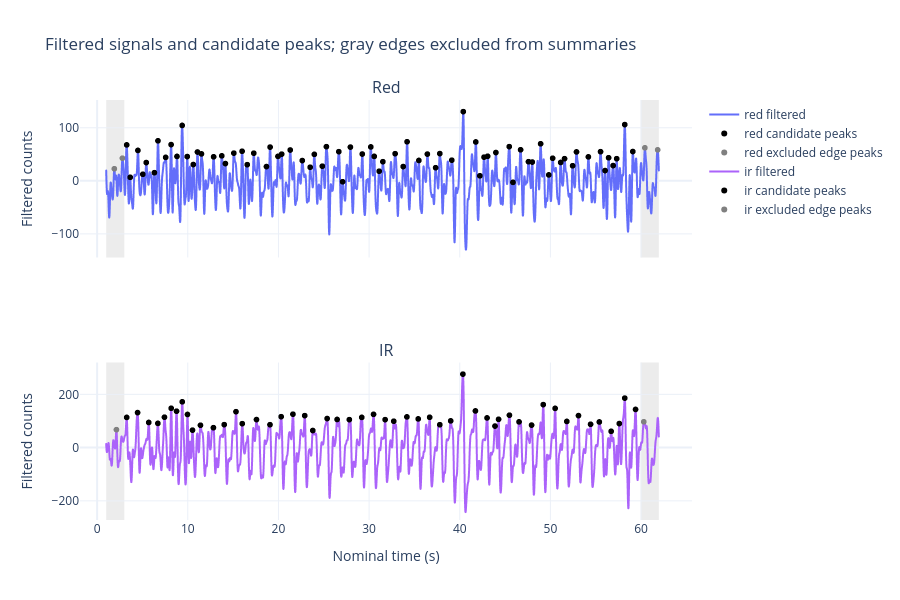

The code cell stored with this chart in its notebook:
### Markdown cell above
## Exploratory processing

Adjust the parameters below, then rerun this and subsequent code cells. The third-order bandpass uses offline zero-phase filtering; it is not a causal device algorithm. Startup is excluded from processing. Shaded filter edges remain plotted but are excluded from summaries.

Peak distance, prominence and polarity are heuristic. They can miss beats or count extra peaks. Red/IR or spectral/peak disagreements must remain visible; no automatic contact classifier, SpO2, rhythm diagnosis or validated HRV is provided.

### Code cell
SETTINGS = dict(startup_s=1.0, low_hz=0.4, high_hz=4.0, edge_s=2.0,
                min_distance_s=0.35, prominence_sigma=1.0, window_s=10.0, invert=False)
analysis = analyze_capture(capture, **SETTINGS)
display(pd.DataFrame(SETTINGS.items(), columns=['parameter', 'value']))
display(analysis['summary'].round(3))

processed = analysis['signals']
beats = analysis['beats']
fig = make_subplots(rows=2, cols=1, shared_xaxes=True, subplot_titles=['Red', 'IR'])
for row, channel in enumerate(('red', 'ir'), start=1):
    fig.add_trace(go.Scattergl(x=processed.time_s, y=processed[f'{channel}_filtered'],
                              name=f'{channel} filtered', mode='lines'), row=row, col=1)
    for eligible, label, color in ((True, 'candidate peaks', 'black'), (False, 'excluded edge peaks', 'gray')):
        selected = beats.loc[(beats.channel == channel) & (beats.eligible == eligible)]
        fig.add_trace(go.Scattergl(x=selected.time_s, y=selected.value, mode='markers',
                                  name=f'{channel} {label}', marker=dict(color=color, size=6)), row=row, col=1)
    fig.update_yaxes(title_text='Filtered counts', row=row, col=1)
eligible_times = processed.loc[processed.eligible, 'time_s']
for start, end in ((processed.time_s.iloc[0], eligible_times.iloc[0]),
                   (eligible_times.iloc[-1], processed.time_s.iloc[-1])):
    fig.add_vrect(x0=start, x1=end, fillcolor='gray', opacity=0.15, line_width=0, layer='below')
fig.update_xaxes(title_text='Nominal time (s)', row=2, col=1)
fig.update_layout(height=600, title='Filtered signals and candidate peaks; gray edges excluded from summaries')
fig.show()

### Figure 1 — Plotly figure (JSON) as saved in the notebook; plotly's stock layout.template omitted (floating-point values rounded to 4 significant figures; data arrays with more than 128 entries replaced by an {"elided": "..."} marker saying what was removed)
{"data": [{"mode": "lines", "name": "red filtered", "type": "scattergl", "x": {"elided": "6097 float values"}, "xaxis": "x", "y": {"elided": "6097 float values"}, "yaxis": "y"}, {"marker": {"color": "black", "size": 6}, "mode": "markers", "name": "red candidate peaks", "type": "scattergl", "x": [3.26, 3.65, 4.5, 5.04, 5.42, 6.32, 6.71, 7.56, 8.16, 8.81, 9.38, 9.94, 10.61, 11.07, 11.51, 12.85, 13.75, 14.15, 15.08, 15.99, 16.56, 17.28, 18.68, 19.08, 19.95, 20.36, 21.3, 22.63, 23.5, 23.96, 24.84, 25.29, 26.66, 27.08, 27.94, 29.25, 30.19, 30.57, 31.11, 31.52, 32.87, 33.76, 34.19, 35.49, 36.43, 37.34, 37.8, 39.12, 40.39, 41.77, 42.22, 42.68, 43.08, 43.99, 45.46, 45.87, 46.71, 47.58, 48.0, 48.92, 49.82, 50.25, 51.13, 51.56, 52.45, 52.88, 54.19, 55.53, 56.03, 56.42, 56.92, 57.31, 58.2, 59.09], "xaxis": "x", "y": [67.69, 6.583, 57.25, 12.31, 34.4, 15.36, 75.38, 44.21, 68.25, 45.96, 104.4, 45.72, 30.69, 54.34, 50.74, 45.22, 47.08, 32.49, 52.22, 55.71, 30.49, 52.1, 26.88, 63.58, 46.06, 50.31, 58.1, 38.16, 25.57, 49.9, 27.58, 64.41, 54.95, -1.766, 63.6, 50.52, 63.84, 46.06, 18.11, 36.07, 51.13, 26.87, 73.62, 38.36, 50.36, 24.68, 51.32, 38.91, 130.4, 73.23, 9.427, 44.66, 46.29, 53.34, 64.46, -2.909, 58.52, 36.07, 35.35, 69.82, 11.16, 42.52, 34.58, 41.74, 28.38, 54.45, 45.13, 54.95, 19.3, 43.49, 28.73, 41.7, 106.0, 55.23], "yaxis": "y"}, {"marker": {"color": "gray", "size": 6}, "mode": "markers", "name": "red excluded edge peaks", "type": "scattergl", "x": [1.9, 2.79, 60.42, 61.83], "xaxis": "x", "y": [22.74, 42.64, 62.21, 58.39], "yaxis": "y"}, {"mode": "lines", "name": "ir filtered", "type": "scattergl", "x": {"elided": "6097 float values"}, "xaxis": "x2", "y": {"elided": "6097 float values"}, "yaxis": "y2"}, {"marker": {"color": "black", "size": 6}, "mode": "markers", "name": "ir candidate peaks", "type": "scattergl", "x": [3.26, 4.46, 5.69, 6.7, 7.43, 8.17, 8.76, 9.39, 9.97, 10.52, 11.4, 12.83, 14.02, 15.32, 16.01, 17.58, 19.07, 20.3, 21.6, 22.9, 23.79, 25.37, 26.47, 27.82, 29.19, 30.49, 31.77, 32.72, 34.17, 35.42, 36.68, 37.8, 39.0, 40.35, 41.73, 43.01, 43.89, 44.28, 45.48, 46.54, 47.92, 49.21, 50.52, 51.81, 53.1, 54.43, 55.4, 56.7, 57.6, 58.2, 59.39], "xaxis": "x2", "y": [113.4, 131.5, 94.44, 91.02, 114.3, 147.7, 136.8, 172.0, 124.5, 65.63, 83.94, 74.91, 86.26, 134.9, 90.0, 105.3, 86.1, 116.2, 125.5, 120.1, 64.19, 109.2, 105.7, 105.1, 113.5, 125.0, 105.1, 99.08, 115.3, 107.8, 113.9, 86.01, 100.4, 276.0, 137.8, 111.5, 80.92, 106.3, 121.7, 96.68, 84.55, 161.5, 147.3, 98.24, 120.3, 87.61, 96.29, 61.24, 90.35, 185.9, 143.4], "yaxis": "y2"}, {"marker": {"color": "gray", "size": 6}, "mode": "markers", "name": "ir excluded edge peaks", "type": "scattergl", "x": [2.13, 60.3], "xaxis": "x2", "y": [67.46, 96.97], "yaxis": "y2"}], "layout": {"annotations": [{"font": {"size": 16}, "showarrow": false, "text": "Red", "x": 0.5, "xanchor": "center", "xref": "paper", "y": 1, "yanchor": "bottom", "yref": "paper"}, {"font": {"size": 16}, "showarrow": false, "text": "IR", "x": 0.5, "xanchor": "center", "xref": "paper", "y": 0.375, "yanchor": "bottom", "yref": "paper"}], "height": 600, "shapes": [{"fillcolor": "gray", "layer": "below", "line": {"width": 0}, "opacity": 0.15, "type": "rect", "x0": 1, "x1": 3, "xref": "x", "y0": 0, "y1": 1, "yref": "y domain"}, {"fillcolor": "gray", "layer": "below", "line": {"width": 0}, "opacity": 0.15, "type": "rect", "x0": 1, "x1": 3, "xref": "x2", "y0": 0, "y1": 1, "yref": "y2 domain"}, {"fillcolor": "gray", "layer": "below", "line": {"width": 0}, "opacity": 0.15, "type": "rect", "x0": 59.96, "x1": 61.96, "xref": "x", "y0": 0, "y1": 1, "yref": "y domain"}, {"fillcolor": "gray", "layer": "below", "line": {"width": 0}, "opacity": 0.15, "type": "rect", "x0": 59.96, "x1": 61.96, "xref": "x2", "y0": 0, "y1": 1, "yref": "y2 domain"}], "title": {"text": "Filtered signals and candidate peaks; gray edges excluded from summaries"}, "xaxis": {"anchor": "y", "domain": [0, 1], "matches": "x2", "showticklabels": false}, "xaxis2": {"anchor": "y2", "domain": [0, 1], "title": {"text": "Nominal time (s)"}}, "yaxis": {"anchor": "x", "domain": [0.625, 1], "title": {"text": "Filtered counts"}}, "yaxis2": {"anchor": "x2", "domain": [0, 0.375], "title": {"text": "Filtered counts"}}}}
